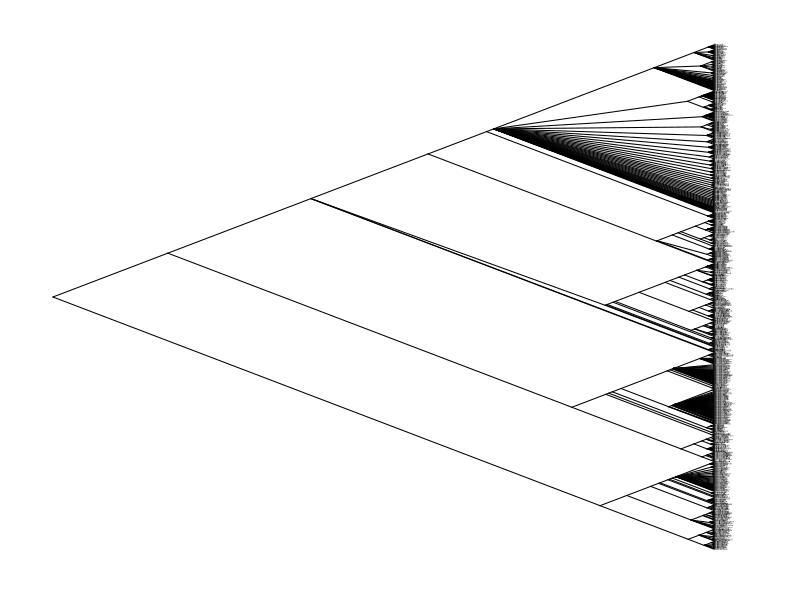

This chart was generated by the following R code:
library(ape)


### Name: chiroptera
### Title: Bat Phylogeny
### Aliases: chiroptera
### Keywords: datasets

### ** Examples

data(chiroptera)
str(chiroptera)
op <- par()
par(cex = 0.3)
plot(chiroptera, type = "c")
par(cex = op$cex)
